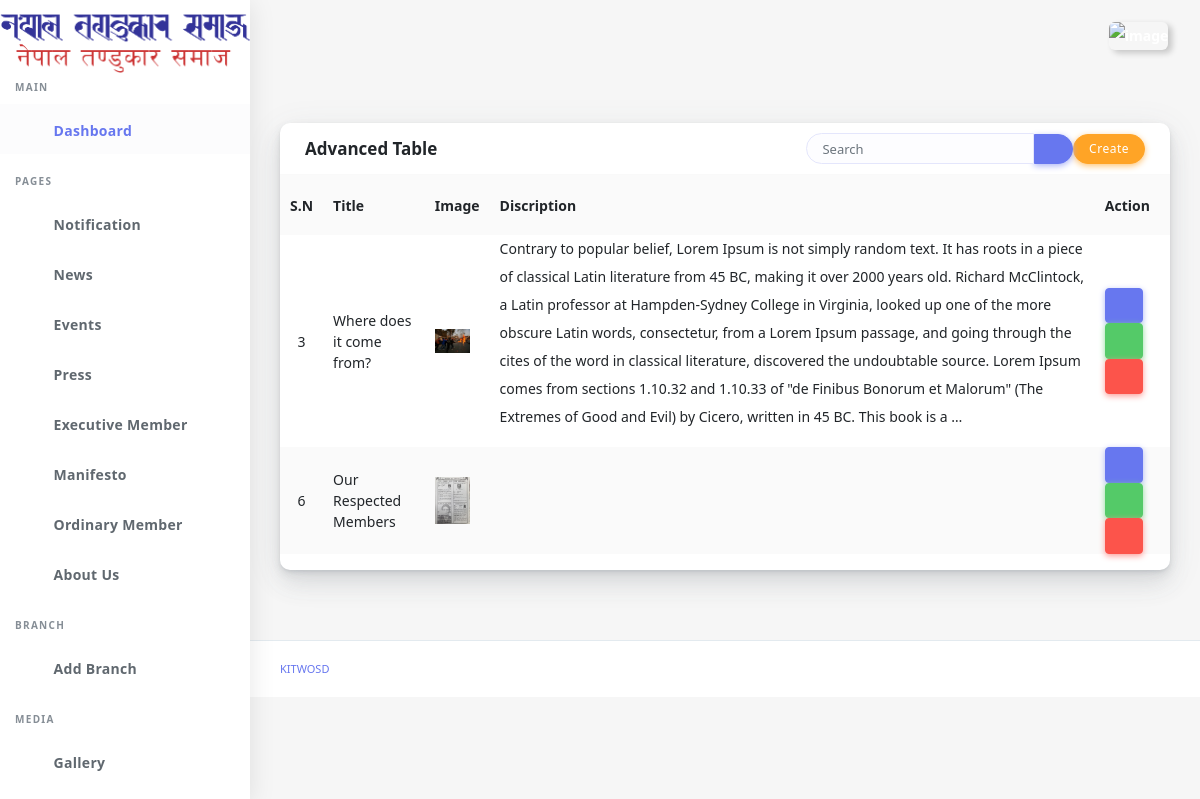
The app's page /dashboard/events (signed in) with its own data.
### app/models.py (models this page shows, shortened)
class Event(models.Model):
    title = models.CharField(max_length = 250)
    image = models.ImageField(upload_to='eventimage/')
    discriptions = RichTextField()
    event_slug = AutoSlugField(populate_from ='title', unique=True, default=None)
    class Meta:
        ordering =['-id',]

### dashboard/decorators.py (the view)
    def wrapper_fun(request, *args, **kwargs):
        if request.user.is_authenticated:
            return view_fun(request, *args, **kwargs)
        else:
            messages.warning(request,"Login required...")
            return redirect('dashboard:login')

### app/context_processor.py (called while the page is built)
def aboutctg(request):
    about = About.objects.all()
    return{
        'aboutctg':about
    }

def contact(request):
    contact_info = ContactInfo.objects.first()
    return {
        'contact':contact_info
    }

def bankdetails(request):
    bank_details = BankDetails.objects.first()
    return {
        'bank_details':bank_details
    }

def bannarimage(request):
    bannar_image = BannarImage.objects.first()
    return ({
        'bannar_image':bannar_image
    })

def first_video(request):
    video = Video.objects.first()
    return({
        'videos':video
    })

### dashboard/views.py (called while the page is built)
@login_required
def events(request):
    if request.method == "POST":
        pass
    else:
        allevents = Event.objects.all().order_by('id')
        return render(request,'dashboard/events.html',{'events':allevents})

### dashboard/templates/dashboard/events.html (shortened to what this page needs)
{% extends 'dashboard/base.html' %}
{% load static %}
{% block content %}
<div class="main-content">
  <section class="section">
    <div class="section-body">
      <div class="row">
        <div class="col-12">
          <div class="card">
            <div class="card-header">
              <h4>Advanced Table</h4>
              <div class="card-header-form">
                <form>
                  <div class="input-group">
                    <input type="text" class="form-control" placeholder="Search">
                    <div class="input-group-btn">
                      <button class="btn btn-primary"><i class="fas fa-search"></i></button>
                    </div>
                  </div>
                </form>
              </div>
              <div class="btn btn-warning"><a href="{% url 'dashboard:event_create' %}" class="text-white" style="text-decoration:none;">Create</a></div>
            </div>
            <div class="card-body p-0">
              <div class="table-responsive">
                <table class="table table-striped">
                  <tr>
                    <th class="text-center">
                      S.N
                    </th>
                    <th>Title </th>
                    <th>Image</th>
                    <th>Discription</th>
                    <th>Action</th>
                  </tr>
                  {% for item in events %}
                  <tr class="pt-4">
                    <td class="p-0 text-center">
                      {{item.id}}
                    </td>
                    <td>{{item.title}}</td>
                    <td>
                      <img alt="image" src="{{item.image.url}}" class="" width="35"
                        data-toggle="tooltip" title="Wildan Ahdian">
                    </td>
                    <td >{{item.discriptions|safe|truncatewords:100}}</td>
                    <td>
                      <a href="{% url  'dashboard:event_view' item.event_slug %}" class="btn btn-primary"><i class="fas fa-eye"></i></a>
                      <a href="{% url 'dashboard:update_evente' item.event_slug  %}" class="btn btn-success"><i class="fas fa-pen"></i></a>
                      <a href="{% url 'dashboard:delete_event' item.event_slug %}" class="btn btn-danger"><i class="fas fa-trash "></i></a>
                    </td>
                  </tr>
                  {% endfor %}
                </table>
              </div>
            </div>
          </div>
        </div>
      </div>
    </div>
  </section>
</div>
{% endblock %}

### records on screen
Event: id "3", title "Where does it come from?", image (picture), discriptions "Contrary to popular belief, Lorem Ipsum is not simply random text. It has roots in a piece of classical Latin literature from 45 BC, making it over 2000 years old. Richard McClintock, a Latin professor at Hampden-Sydney College in Virginia, looked up one of the more obscure Latin words, consectetur, from a Lorem Ipsum passage, and going through the cites of the word in classical literature, discovered the undoubtable source. Lorem Ipsum comes from sections 1.10.32 and 1.10.33 of \"de Finibus Bonorum et Malorum\" (The Extremes of Good and Evil) by Cicero, written in 45 BC. This book is a …"
Event: id "6", title "Our Respected Members", image (picture)
